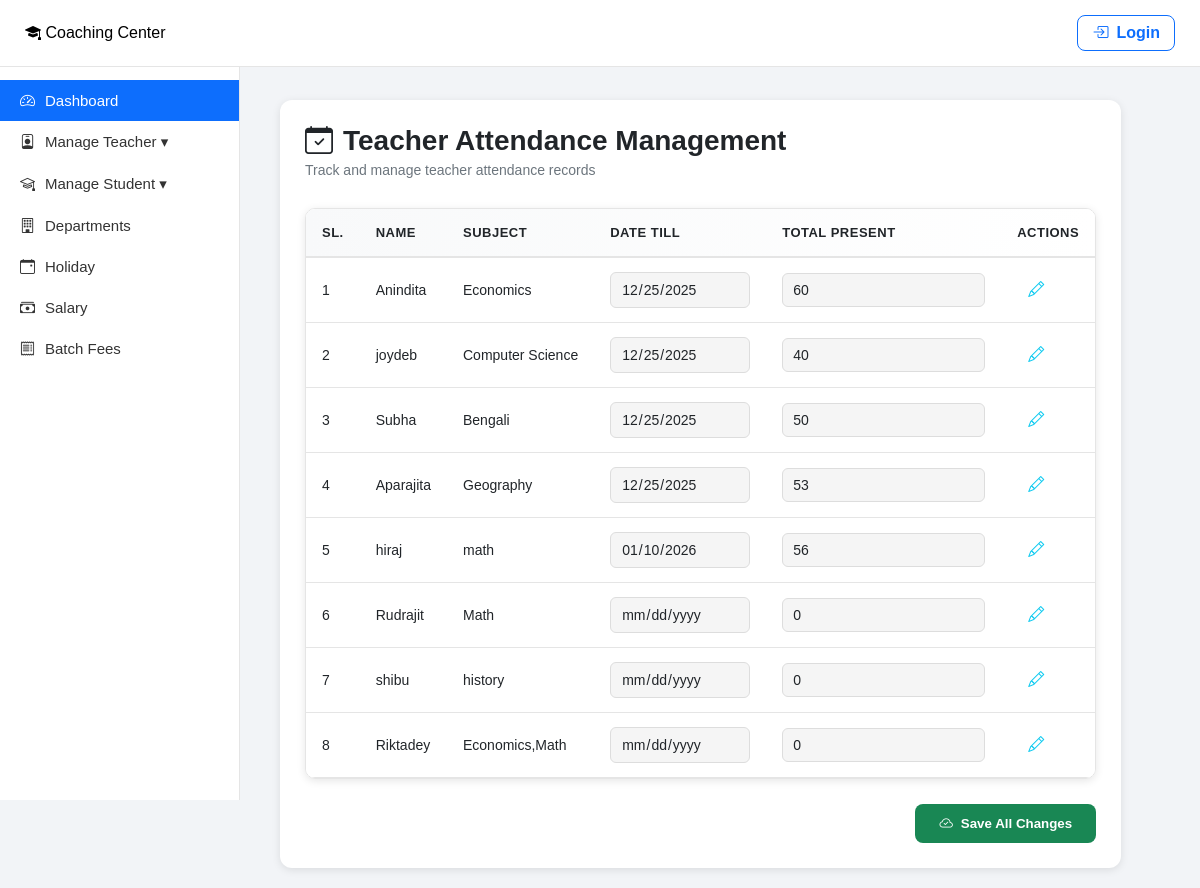
Screenshot of /teacher-attendance/ with the database file from the repository.
### Home/models.py (models this page shows)
class User(AbstractUser):
    ROLE_CHOICES = (
        ('admin', 'Admin'),
        ('teacher', 'Teacher'),
        ('student', 'Student'),
    )
    role = models.CharField(max_length=20, choices=ROLE_CHOICES, default='student')
    subject = models.CharField(max_length=100, blank=True, null=True)
    student_class = models.CharField(max_length=50, blank=True, null=True)
    department = models.ForeignKey('Department', on_delete=models.SET_NULL, null=True, blank=True)
    salary_pending = models.BooleanField(default=True)
    salary_till_date = models.DateField(null=True, blank=True)
    fee_pending = models.BooleanField(default=True)
    fee_till_date = models.DateField(null=True, blank=True)
    objects = CustomUserManager()

### Home/views.py (the view, shortened to what this page needs)
# urls.py: path('teacher-attendance/', views.teacher_attendance, name='teacher_attendance'),
def teacher_attendance(request):
    from .models import TeacherAttendance
    teachers = User.objects.filter(role='teacher')
    attendance_data = []
    for idx, teacher in enumerate(teachers, 1):
        latest_attendance = TeacherAttendance.objects.filter(teacher=teacher).first()
        if latest_attendance:
            attendance_data.append({
                'id': latest_attendance.id,
                'sl': idx,
                'name': teacher.get_full_name() or teacher.username,
                'subject': teacher.subject or 'N/A',
                'date_till': latest_attendance.date_till.isoformat() if latest_attendance.date_till else '',
                'total_present': latest_attendance.total_present
            })
    context = {
        'attendance_data': attendance_data
    }
    return render(request, 'teacher_manage/attendance.html', context)

### templates/teacher_manage/attendance.html (shortened to what this page needs)
{% extends 'dashboard/admin.html' %}
{% load static %}
{% block content %}
<link rel="stylesheet" href="{% static 'css/attendance.css' %}">
<div class="attendance-container">
    <div class="attendance-header">
        <div>
            <h1><i class="bi bi-calendar-check"></i> Teacher Attendance Management</h1>
            <p>Track and manage teacher attendance records</p>
        </div>
    </div>
    <div class="table-wrapper">
        <table class="attendance-table">
            <thead>
                <tr>
                    <th>Sl.</th>
                    <th>Name</th>
                    <th>Subject</th>
                    <th>Date Till</th>
                    <th>Total Present</th>
                    <th>Actions</th>
                </tr>
            </thead>
            <tbody id="attendanceBody">
                {% for record in attendance_data %}
                <tr data-id="{{ record.id }}">
                    <td>{{ record.sl }}</td>
                    <td>{{ record.name }}</td>
                    <td>{{ record.subject }}</td>
                    <td>
                        <input type="date" class="date-till-input" value="{{ record.date_till }}" readonly>
                    </td>
                    <td>
                        <input type="number" class="total-present-input" value="{{ record.total_present }}" min="0" readonly>
                    </td>
                    <td>
                        <button class="btn-action edit-btn" onclick="editRow(this)" title="Edit">
                            <i class="bi bi-pencil"></i>
                        </button>
                    </td>
                </tr>
                {% empty %}
                <tr>
                    <td colspan="6" style="text-align: center; padding: 20px; color: #999;">
                        No teachers found
                    </td>
                </tr>
                {% endfor %}
            </tbody>
        </table>
    </div>
    {% if attendance_data %}
    <div class="action-buttons">
        <button class="btn-save-all" onclick="saveAllChanges()">
            <i class="bi bi-cloud-check"></i> Save All Changes
        </button>
    </div>
    {% endif %}
</div>
{% endblock %}

### templates/dashboard/admin.html (shortened to what this page needs)
{% load static %}
<!DOCTYPE html>
<html lang="en">
<head>
<link rel="stylesheet" href="https://cdn.jsdelivr.net/npm/bootstrap-icons@1.11.1/font/bootstrap-icons.css">
</head>
<body>
<div class="topbar">
    <div class="fw-bold fs-4">
        <i class="bi bi-mortarboard-fill"></i> Coaching Center
    </div>
    <a href="{% url 'login' %}" class="btn"><i class="bi bi-box-arrow-in-right"></i> Login</a>
</div>
<div class="sidebar">
    <a href="{% url 'Home' %}" class="active"><i class="bi bi-speedometer2"></i> Dashboard</a>
    <button onclick="toggleMenu('teacherMenu')">
        <i class="bi bi-person-badge"></i> Manage Teacher ▾
    </button>
    <button onclick="toggleMenu('studentMenu')">
        <i class="bi bi-mortarboard"></i> Manage Student ▾
    </button>
    <a href="{% url 'departments' %}"><i class="bi bi-building"></i> Departments</a>
    <a href="{% url 'holidays' %}"><i class="bi bi-calendar-event"></i> Holiday</a>
    <a href="{% url 'salary' %}"><i class="bi bi-cash-stack"></i> Salary</a>
    <a href="#"><i class="bi bi-receipt"></i> Batch Fees</a>
</div>
<div class="content">
    {% block content %}
    {% endblock %}
</div>
</body>
</html>

### static/css/attendance.css (style rules this page uses)
:root { --primary-color: #0d6efd; --success-color: #198754; --danger-color: #dc3545; --warning-color: #ffc107; --info-color: #0dcaf0; --light-bg: #f8f9fa; --white: #ffffff; --dark: #212529; --gray: #6c757d; --border-color: #e5e5e5; --shadow: 0 2px 8px rgba(0, 0, 0, 0.1); --shadow-lg: 0 4px 16px rgba(0, 0, 0, 0.15); }
.attendance-container { background: var(--white); border-radius: 12px; padding: 25px; box-shadow: var(--shadow); animation: fadeIn 0.3s ease-in; }
.attendance-header { display: flex; justify-content: space-between; align-items: center; margin-bottom: 30px; flex-wrap: wrap; gap: 20px; }
.attendance-header h1 { font-size: 28px; font-weight: 700; color: var(--dark); margin: 0; display: flex; align-items: center; gap: 10px; }
.attendance-header p { color: var(--gray); margin: 5px 0 0 0; font-size: 14px; }
.table-wrapper { overflow-x: auto; border-radius: 10px; border: 1px solid var(--border-color); box-shadow: var(--shadow); margin-bottom: 25px; }
.attendance-table { width: 100%; border-collapse: collapse; background: var(--white); }
.attendance-table thead { background: linear-gradient(to right, #f8f9fa, #ffffff); border-bottom: 2px solid var(--border-color); }
.attendance-table th { padding: 16px; text-align: left; font-weight: 700; color: var(--dark); font-size: 13px; text-transform: uppercase; letter-spacing: 0.5px; }
.attendance-table td { padding: 14px 16px; border-bottom: 1px solid var(--border-color); color: var(--dark); font-size: 14px; }
.attendance-table tbody tr { transition: all 0.3s ease; }
.btn-action { background: none; border: none; cursor: pointer; padding: 8px; border-radius: 6px; margin: 0 3px; font-size: 16px; transition: all 0.3s ease; display: inline-flex; align-items: center; justify-content: center; }
.edit-btn { color: var(--info-color); }
.date-till-input, .total-present-input { padding: 8px 10px; border: 1px solid #ddd; border-radius: 6px; font-size: 14px; width: 100%; box-sizing: border-box; }
.date-till-input:read-only, .total-present-input:read-only { background: #f5f5f5; cursor: not-allowed; color: var(--dark); }

### templates/dashboard/admin.html (style rules this page uses)
* { margin: 0; padding: 0; box-sizing: border-box; font-family: Arial, Helvetica, sans-serif; }
body { background: #f2f4f7; display: flex; }
.topbar { background: #ffffff; padding: 15px 25px; border-bottom: 1px solid #e5e5e5; width: 100%; position: fixed; top: 0; left: 0; z-index: 1000; display: flex; align-items: center; justify-content: space-between; }
.topbar .btn { display: flex; gap: 8px; padding: 8px 14px; border: 1px solid #0d6efd; border-radius: 8px; text-decoration: none; color: #0d6efd; font-weight: 600; cursor: pointer; }
.sidebar { width: 240px; height: 100vh; background: #ffffff; padding-top: 80px; position: fixed; top: 0; left: 0; overflow-y: auto; border-right: 1px solid #e5e5e5; }
.sidebar a, .sidebar button { display: flex; align-items: center; gap: 10px; padding: 12px 20px; width: 100%; border: none; background: none; text-decoration: none; color: #333; font-size: 15px; transition: 0.3s; cursor: pointer; }
.sidebar a.active { background: #0d6efd; color: white; }
.content { margin-top: 80px; margin-left: 260px; padding: 20px; }

### templates/teacher_manage/attendance.html (style rules this page uses)
.action-buttons { display: flex; justify-content: flex-end; gap: 10px; margin-top: 20px; }
.btn-save-all { background: #198754; color: white; border: none; padding: 12px 24px; border-radius: 8px; font-weight: 600; cursor: pointer; display: flex; align-items: center; gap: 8px; transition: all 0.3s ease; }
.date-till-input, .total-present-input { padding: 8px 10px; border: 1px solid #ddd; border-radius: 6px; font-size: 14px; width: 100%; box-sizing: border-box; }
.date-till-input:read-only, .total-present-input:read-only { background: #f5f5f5; cursor: not-allowed; }

### rows the page displays
User: name "Anindita", subject "Economics"
User: name "joydeb", subject "Computer Science"
User: name "Subha", subject "Bengali"
User: name "Aparajita", subject "Geography"
User: name "hiraj", subject "math"
User: name "Rudrajit", subject "Math"
User: name "shibu", subject "history"
User: name "Riktadey", subject "Economics,Math"

### other values shown
{{ record.sl }} "1" "2" "3" "4" "5" "6" "7" "8"
